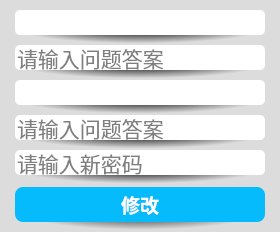
<?xml version="1.0" encoding="UTF-8"?>
<ui version="4.0">
 <class>CModifyPasswordDialog</class>
 <widget class="QDialog" name="CModifyPasswordDialog">
  <property name="geometry">
   <rect>
    <x>0</x>
    <y>0</y>
    <width>280</width>
    <height>232</height>
   </rect>
  </property>
  <property name="sizePolicy">
   <sizepolicy hsizetype="Fixed" vsizetype="Fixed">
    <horstretch>0</horstretch>
    <verstretch>0</verstretch>
   </sizepolicy>
  </property>
  <property name="minimumSize">
   <size>
    <width>280</width>
    <height>232</height>
   </size>
  </property>
  <property name="maximumSize">
   <size>
    <width>280</width>
    <height>232</height>
   </size>
  </property>
  <property name="windowTitle">
   <string>修改密码</string>
  </property>
  <property name="styleSheet">
   <string notr="true">#CModifyPasswordDialog
{
	background:rgb(220, 220, 220);
}</string>
  </property>
  <property name="modal">
   <bool>false</bool>
  </property>
  <layout class="QGridLayout" name="gridLayout">
   <property name="leftMargin">
    <number>0</number>
   </property>
   <property name="topMargin">
    <number>10</number>
   </property>
   <property name="rightMargin">
    <number>0</number>
   </property>
   <property name="bottomMargin">
    <number>0</number>
   </property>
   <property name="spacing">
    <number>0</number>
   </property>
   <item row="2" column="0">
    <widget class="QWidget" name="widgetAccount_3" native="true">
     <property name="sizePolicy">
      <sizepolicy hsizetype="Fixed" vsizetype="Fixed">
       <horstretch>0</horstretch>
       <verstretch>0</verstretch>
      </sizepolicy>
     </property>
     <property name="minimumSize">
      <size>
       <width>280</width>
       <height>35</height>
      </size>
     </property>
     <property name="maximumSize">
      <size>
       <width>280</width>
       <height>35</height>
      </size>
     </property>
     <property name="font">
      <font>
       <family>等线</family>
       <pointsize>10</pointsize>
       <weight>75</weight>
       <bold>true</bold>
      </font>
     </property>
     <property name="styleSheet">
      <string notr="true">background:qradialgradient(spread:pad, cx:0.5, cy:0.5, radius:0.5, fx:0.5, fy:0.5, stop:0.0965909 rgba(0, 0, 0, 255), stop:0.903409 rgba(220, 220, 220, 220));</string>
     </property>
     <layout class="QGridLayout" name="gridLayout_4">
      <property name="leftMargin">
       <number>0</number>
      </property>
      <property name="topMargin">
       <number>0</number>
      </property>
      <property name="rightMargin">
       <number>0</number>
      </property>
      <property name="bottomMargin">
       <number>0</number>
      </property>
      <property name="spacing">
       <number>0</number>
      </property>
      <item row="0" column="0">
       <widget class="QLineEdit" name="lineEditSecretiveQuestion2">
        <property name="sizePolicy">
         <sizepolicy hsizetype="Fixed" vsizetype="Fixed">
          <horstretch>25</horstretch>
          <verstretch>25</verstretch>
         </sizepolicy>
        </property>
        <property name="minimumSize">
         <size>
          <width>250</width>
          <height>25</height>
         </size>
        </property>
        <property name="maximumSize">
         <size>
          <width>250</width>
          <height>25</height>
         </size>
        </property>
        <property name="font">
         <font>
          <family>Consolas</family>
          <pointsize>16</pointsize>
          <weight>50</weight>
          <italic>false</italic>
          <bold>false</bold>
         </font>
        </property>
        <property name="toolTip">
         <string/>
        </property>
        <property name="autoFillBackground">
         <bool>false</bool>
        </property>
        <property name="styleSheet">
         <string notr="true">background:rgb(255, 255, 255);
border-radius:5px;
color:rgb(0, 0, 0);</string>
        </property>
        <property name="inputMask">
         <string/>
        </property>
        <property name="text">
         <string/>
        </property>
        <property name="maxLength">
         <number>20</number>
        </property>
        <property name="frame">
         <bool>true</bool>
        </property>
        <property name="echoMode">
         <enum>QLineEdit::Normal</enum>
        </property>
        <property name="cursorPosition">
         <number>0</number>
        </property>
        <property name="alignment">
         <set>Qt::AlignLeading|Qt::AlignLeft|Qt::AlignVCenter</set>
        </property>
        <property name="dragEnabled">
         <bool>false</bool>
        </property>
        <property name="readOnly">
         <bool>true</bool>
        </property>
        <property name="placeholderText">
         <string/>
        </property>
        <property name="clearButtonEnabled">
         <bool>false</bool>
        </property>
       </widget>
      </item>
      <item row="1" column="0">
       <spacer name="verticalSpacerInputAccount_3">
        <property name="font">
         <font>
          <family>等线</family>
          <pointsize>10</pointsize>
          <weight>75</weight>
          <bold>true</bold>
         </font>
        </property>
        <property name="orientation">
         <enum>Qt::Vertical</enum>
        </property>
        <property name="sizeHint" stdset="0">
         <size>
          <width>20</width>
          <height>20</height>
         </size>
        </property>
       </spacer>
      </item>
     </layout>
    </widget>
   </item>
   <item row="3" column="0">
    <widget class="QWidget" name="widgetAccount_4" native="true">
     <property name="sizePolicy">
      <sizepolicy hsizetype="Fixed" vsizetype="Fixed">
       <horstretch>0</horstretch>
       <verstretch>0</verstretch>
      </sizepolicy>
     </property>
     <property name="minimumSize">
      <size>
       <width>280</width>
       <height>35</height>
      </size>
     </property>
     <property name="maximumSize">
      <size>
       <width>280</width>
       <height>35</height>
      </size>
     </property>
     <property name="font">
      <font>
       <family>等线</family>
       <pointsize>10</pointsize>
       <weight>75</weight>
       <bold>true</bold>
      </font>
     </property>
     <property name="styleSheet">
      <string notr="true">background:qradialgradient(spread:pad, cx:0.5, cy:0.5, radius:0.5, fx:0.5, fy:0.5, stop:0.0965909 rgba(0, 0, 0, 255), stop:0.903409 rgba(220, 220, 220, 220));</string>
     </property>
     <layout class="QGridLayout" name="gridLayout_5">
      <property name="leftMargin">
       <number>0</number>
      </property>
      <property name="topMargin">
       <number>0</number>
      </property>
      <property name="rightMargin">
       <number>0</number>
      </property>
      <property name="bottomMargin">
       <number>0</number>
      </property>
      <property name="spacing">
       <number>0</number>
      </property>
      <item row="0" column="0">
       <widget class="QLineEdit" name="lineEditSecretiveAnswer2">
        <property name="sizePolicy">
         <sizepolicy hsizetype="Fixed" vsizetype="Fixed">
          <horstretch>25</horstretch>
          <verstretch>25</verstretch>
         </sizepolicy>
        </property>
        <property name="minimumSize">
         <size>
          <width>250</width>
          <height>25</height>
         </size>
        </property>
        <property name="maximumSize">
         <size>
          <width>250</width>
          <height>25</height>
         </size>
        </property>
        <property name="font">
         <font>
          <family>Consolas</family>
          <pointsize>16</pointsize>
          <weight>50</weight>
          <italic>false</italic>
          <bold>false</bold>
         </font>
        </property>
        <property name="toolTip">
         <string/>
        </property>
        <property name="autoFillBackground">
         <bool>false</bool>
        </property>
        <property name="styleSheet">
         <string notr="true">background:rgb(255, 255, 255);
border-radius:5px;
color:rgb(0, 0, 0);</string>
        </property>
        <property name="inputMask">
         <string/>
        </property>
        <property name="text">
         <string/>
        </property>
        <property name="maxLength">
         <number>20</number>
        </property>
        <property name="frame">
         <bool>true</bool>
        </property>
        <property name="echoMode">
         <enum>QLineEdit::Normal</enum>
        </property>
        <property name="cursorPosition">
         <number>0</number>
        </property>
        <property name="alignment">
         <set>Qt::AlignLeading|Qt::AlignLeft|Qt::AlignVCenter</set>
        </property>
        <property name="dragEnabled">
         <bool>false</bool>
        </property>
        <property name="placeholderText">
         <string>请输入问题答案</string>
        </property>
        <property name="clearButtonEnabled">
         <bool>true</bool>
        </property>
       </widget>
      </item>
      <item row="1" column="0">
       <spacer name="verticalSpacerInputAccount_4">
        <property name="font">
         <font>
          <family>等线</family>
          <pointsize>10</pointsize>
          <weight>75</weight>
          <bold>true</bold>
         </font>
        </property>
        <property name="orientation">
         <enum>Qt::Vertical</enum>
        </property>
        <property name="sizeHint" stdset="0">
         <size>
          <width>20</width>
          <height>20</height>
         </size>
        </property>
       </spacer>
      </item>
     </layout>
    </widget>
   </item>
   <item row="4" column="0">
    <widget class="QWidget" name="widgetAccount_6" native="true">
     <property name="sizePolicy">
      <sizepolicy hsizetype="Fixed" vsizetype="Fixed">
       <horstretch>0</horstretch>
       <verstretch>0</verstretch>
      </sizepolicy>
     </property>
     <property name="minimumSize">
      <size>
       <width>280</width>
       <height>35</height>
      </size>
     </property>
     <property name="maximumSize">
      <size>
       <width>280</width>
       <height>35</height>
      </size>
     </property>
     <property name="font">
      <font>
       <family>等线</family>
       <pointsize>10</pointsize>
       <weight>75</weight>
       <bold>true</bold>
      </font>
     </property>
     <property name="styleSheet">
      <string notr="true">background:qradialgradient(spread:pad, cx:0.5, cy:0.5, radius:0.5, fx:0.5, fy:0.5, stop:0.0965909 rgba(0, 0, 0, 255), stop:0.903409 rgba(220, 220, 220, 220));</string>
     </property>
     <layout class="QGridLayout" name="gridLayout_7">
      <property name="leftMargin">
       <number>0</number>
      </property>
      <property name="topMargin">
       <number>0</number>
      </property>
      <property name="rightMargin">
       <number>0</number>
      </property>
      <property name="bottomMargin">
       <number>0</number>
      </property>
      <property name="spacing">
       <number>0</number>
      </property>
      <item row="0" column="0">
       <widget class="QLineEdit" name="lineEditNewPassword">
        <property name="sizePolicy">
         <sizepolicy hsizetype="Fixed" vsizetype="Fixed">
          <horstretch>25</horstretch>
          <verstretch>25</verstretch>
         </sizepolicy>
        </property>
        <property name="minimumSize">
         <size>
          <width>250</width>
          <height>25</height>
         </size>
        </property>
        <property name="maximumSize">
         <size>
          <width>250</width>
          <height>25</height>
         </size>
        </property>
        <property name="font">
         <font>
          <family>Consolas</family>
          <pointsize>16</pointsize>
          <weight>50</weight>
          <italic>false</italic>
          <bold>false</bold>
         </font>
        </property>
        <property name="toolTip">
         <string/>
        </property>
        <property name="autoFillBackground">
         <bool>false</bool>
        </property>
        <property name="styleSheet">
         <string notr="true">background:rgb(255, 255, 255);
border-radius:5px;
color:rgb(0, 0, 0);</string>
        </property>
        <property name="inputMask">
         <string/>
        </property>
        <property name="text">
         <string/>
        </property>
        <property name="maxLength">
         <number>30</number>
        </property>
        <property name="frame">
         <bool>true</bool>
        </property>
        <property name="echoMode">
         <enum>QLineEdit::Normal</enum>
        </property>
        <property name="cursorPosition">
         <number>0</number>
        </property>
        <property name="alignment">
         <set>Qt::AlignLeading|Qt::AlignLeft|Qt::AlignVCenter</set>
        </property>
        <property name="dragEnabled">
         <bool>false</bool>
        </property>
        <property name="placeholderText">
         <string>请输入新密码</string>
        </property>
        <property name="clearButtonEnabled">
         <bool>true</bool>
        </property>
       </widget>
      </item>
      <item row="1" column="0">
       <spacer name="verticalSpacerInputAccount_6">
        <property name="font">
         <font>
          <family>等线</family>
          <pointsize>10</pointsize>
          <weight>75</weight>
          <bold>true</bold>
         </font>
        </property>
        <property name="orientation">
         <enum>Qt::Vertical</enum>
        </property>
        <property name="sizeHint" stdset="0">
         <size>
          <width>20</width>
          <height>20</height>
         </size>
        </property>
       </spacer>
      </item>
     </layout>
    </widget>
   </item>
   <item row="5" column="0">
    <widget class="QWidget" name="widgetLoginButton" native="true">
     <property name="sizePolicy">
      <sizepolicy hsizetype="Preferred" vsizetype="Fixed">
       <horstretch>0</horstretch>
       <verstretch>0</verstretch>
      </sizepolicy>
     </property>
     <property name="styleSheet">
      <string notr="true">background:qradialgradient(spread:pad, cx:0.5, cy:0.5, radius:0.5, fx:0.5, fy:0.5, stop:0.0965909 rgba(0, 0, 0, 255), stop:0.903409 rgba(220, 220, 220, 220));</string>
     </property>
     <layout class="QGridLayout" name="gridLayout_8">
      <property name="leftMargin">
       <number>5</number>
      </property>
      <property name="topMargin">
       <number>2</number>
      </property>
      <property name="rightMargin">
       <number>5</number>
      </property>
      <property name="bottomMargin">
       <number>10</number>
      </property>
      <property name="spacing">
       <number>0</number>
      </property>
      <item row="0" column="0">
       <widget class="QToolButton" name="toolButtonModify">
        <property name="sizePolicy">
         <sizepolicy hsizetype="Fixed" vsizetype="Fixed">
          <horstretch>0</horstretch>
          <verstretch>0</verstretch>
         </sizepolicy>
        </property>
        <property name="minimumSize">
         <size>
          <width>250</width>
          <height>35</height>
         </size>
        </property>
        <property name="maximumSize">
         <size>
          <width>250</width>
          <height>35</height>
         </size>
        </property>
        <property name="font">
         <font>
          <family>等线</family>
          <pointsize>14</pointsize>
          <weight>75</weight>
          <bold>true</bold>
         </font>
        </property>
        <property name="cursor">
         <cursorShape>PointingHandCursor</cursorShape>
        </property>
        <property name="toolTip">
         <string>点击注册</string>
        </property>
        <property name="styleSheet">
         <string notr="true">background:rgb(5, 187, 251);
border-radius:8px;
color:rgb(255, 255, 255);</string>
        </property>
        <property name="text">
         <string>修改</string>
        </property>
        <property name="shortcut">
         <string>Enter</string>
        </property>
        <property name="checkable">
         <bool>false</bool>
        </property>
        <property name="autoRepeat">
         <bool>false</bool>
        </property>
        <property name="autoExclusive">
         <bool>false</bool>
        </property>
       </widget>
      </item>
     </layout>
    </widget>
   </item>
   <item row="0" column="0">
    <widget class="QWidget" name="widgetAccount" native="true">
     <property name="sizePolicy">
      <sizepolicy hsizetype="Fixed" vsizetype="Fixed">
       <horstretch>0</horstretch>
       <verstretch>0</verstretch>
      </sizepolicy>
     </property>
     <property name="minimumSize">
      <size>
       <width>280</width>
       <height>35</height>
      </size>
     </property>
     <property name="maximumSize">
      <size>
       <width>280</width>
       <height>35</height>
      </size>
     </property>
     <property name="font">
      <font>
       <family>等线</family>
       <pointsize>10</pointsize>
       <weight>75</weight>
       <bold>true</bold>
      </font>
     </property>
     <property name="styleSheet">
      <string notr="true">background:qradialgradient(spread:pad, cx:0.5, cy:0.5, radius:0.5, fx:0.5, fy:0.5, stop:0.0965909 rgba(0, 0, 0, 255), stop:0.903409 rgba(220, 220, 220, 220));</string>
     </property>
     <layout class="QGridLayout" name="gridLayout_2">
      <property name="leftMargin">
       <number>0</number>
      </property>
      <property name="topMargin">
       <number>0</number>
      </property>
      <property name="rightMargin">
       <number>0</number>
      </property>
      <property name="bottomMargin">
       <number>0</number>
      </property>
      <property name="spacing">
       <number>0</number>
      </property>
      <item row="0" column="0">
       <widget class="QLineEdit" name="lineEditSecretiveQuestion1">
        <property name="sizePolicy">
         <sizepolicy hsizetype="Fixed" vsizetype="Fixed">
          <horstretch>25</horstretch>
          <verstretch>25</verstretch>
         </sizepolicy>
        </property>
        <property name="minimumSize">
         <size>
          <width>250</width>
          <height>25</height>
         </size>
        </property>
        <property name="maximumSize">
         <size>
          <width>250</width>
          <height>25</height>
         </size>
        </property>
        <property name="font">
         <font>
          <family>Consolas</family>
          <pointsize>16</pointsize>
          <weight>50</weight>
          <italic>false</italic>
          <bold>false</bold>
         </font>
        </property>
        <property name="toolTip">
         <string/>
        </property>
        <property name="autoFillBackground">
         <bool>false</bool>
        </property>
        <property name="styleSheet">
         <string notr="true">background:rgb(255, 255, 255);
border-radius:5px;
color:rgb(0, 0, 0);</string>
        </property>
        <property name="inputMask">
         <string/>
        </property>
        <property name="text">
         <string/>
        </property>
        <property name="maxLength">
         <number>20</number>
        </property>
        <property name="frame">
         <bool>true</bool>
        </property>
        <property name="echoMode">
         <enum>QLineEdit::Normal</enum>
        </property>
        <property name="cursorPosition">
         <number>0</number>
        </property>
        <property name="alignment">
         <set>Qt::AlignLeading|Qt::AlignLeft|Qt::AlignVCenter</set>
        </property>
        <property name="dragEnabled">
         <bool>false</bool>
        </property>
        <property name="readOnly">
         <bool>true</bool>
        </property>
        <property name="placeholderText">
         <string/>
        </property>
        <property name="clearButtonEnabled">
         <bool>false</bool>
        </property>
       </widget>
      </item>
      <item row="1" column="0">
       <spacer name="verticalSpacerInputAccount">
        <property name="font">
         <font>
          <family>等线</family>
          <pointsize>10</pointsize>
          <weight>75</weight>
          <bold>true</bold>
         </font>
        </property>
        <property name="orientation">
         <enum>Qt::Vertical</enum>
        </property>
        <property name="sizeHint" stdset="0">
         <size>
          <width>20</width>
          <height>20</height>
         </size>
        </property>
       </spacer>
      </item>
     </layout>
    </widget>
   </item>
   <item row="1" column="0">
    <widget class="QWidget" name="widgetAccount_2" native="true">
     <property name="sizePolicy">
      <sizepolicy hsizetype="Fixed" vsizetype="Fixed">
       <horstretch>0</horstretch>
       <verstretch>0</verstretch>
      </sizepolicy>
     </property>
     <property name="minimumSize">
      <size>
       <width>280</width>
       <height>35</height>
      </size>
     </property>
     <property name="maximumSize">
      <size>
       <width>280</width>
       <height>35</height>
      </size>
     </property>
     <property name="font">
      <font>
       <family>等线</family>
       <pointsize>10</pointsize>
       <weight>75</weight>
       <bold>true</bold>
      </font>
     </property>
     <property name="styleSheet">
      <string notr="true">background:qradialgradient(spread:pad, cx:0.5, cy:0.5, radius:0.5, fx:0.5, fy:0.5, stop:0.0965909 rgba(0, 0, 0, 255), stop:0.903409 rgba(220, 220, 220, 220));</string>
     </property>
     <layout class="QGridLayout" name="gridLayout_3">
      <property name="leftMargin">
       <number>0</number>
      </property>
      <property name="topMargin">
       <number>0</number>
      </property>
      <property name="rightMargin">
       <number>0</number>
      </property>
      <property name="bottomMargin">
       <number>0</number>
      </property>
      <property name="spacing">
       <number>0</number>
      </property>
      <item row="0" column="0">
       <widget class="QLineEdit" name="lineEditSecretiveAnswer1">
        <property name="sizePolicy">
         <sizepolicy hsizetype="Fixed" vsizetype="Fixed">
          <horstretch>25</horstretch>
          <verstretch>25</verstretch>
         </sizepolicy>
        </property>
        <property name="minimumSize">
         <size>
          <width>250</width>
          <height>25</height>
         </size>
        </property>
        <property name="maximumSize">
         <size>
          <width>250</width>
          <height>25</height>
         </size>
        </property>
        <property name="font">
         <font>
          <family>Consolas</family>
          <pointsize>16</pointsize>
          <weight>50</weight>
          <italic>false</italic>
          <bold>false</bold>
         </font>
        </property>
        <property name="toolTip">
         <string/>
        </property>
        <property name="autoFillBackground">
         <bool>false</bool>
        </property>
        <property name="styleSheet">
         <string notr="true">background:rgb(255, 255, 255);
border-radius:5px;
color:rgb(0, 0, 0);</string>
        </property>
        <property name="inputMask">
         <string/>
        </property>
        <property name="text">
         <string/>
        </property>
        <property name="maxLength">
         <number>20</number>
        </property>
        <property name="frame">
         <bool>true</bool>
        </property>
        <property name="echoMode">
         <enum>QLineEdit::Normal</enum>
        </property>
        <property name="cursorPosition">
         <number>0</number>
        </property>
        <property name="alignment">
         <set>Qt::AlignLeading|Qt::AlignLeft|Qt::AlignVCenter</set>
        </property>
        <property name="dragEnabled">
         <bool>false</bool>
        </property>
        <property name="placeholderText">
         <string>请输入问题答案</string>
        </property>
        <property name="clearButtonEnabled">
         <bool>true</bool>
        </property>
       </widget>
      </item>
      <item row="1" column="0">
       <spacer name="verticalSpacerInputAccount_2">
        <property name="font">
         <font>
          <family>等线</family>
          <pointsize>10</pointsize>
          <weight>75</weight>
          <bold>true</bold>
         </font>
        </property>
        <property name="orientation">
         <enum>Qt::Vertical</enum>
        </property>
        <property name="sizeHint" stdset="0">
         <size>
          <width>20</width>
          <height>20</height>
         </size>
        </property>
       </spacer>
      </item>
     </layout>
    </widget>
   </item>
  </layout>
 </widget>
 <resources/>
 <connections/>
</ui>
